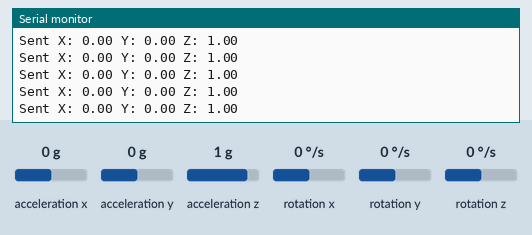
This sketch was run on a simulated ESP32. Parts: the last lines printed to the serial monitor. Inputs (shaded band) come from the test bench; at power-on: acceleration x 0 g, acceleration y 0 g, acceleration z 1 g, rotation x 0 °/s, rotation y 0 °/s, rotation z 0 °/s.

Above: at 1.2 s.
1.3 s: acceleration x set to -1.4 g
At 1.57 s:
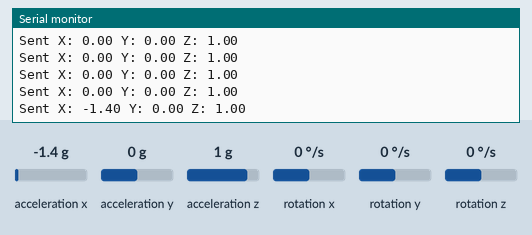
2.8 s: acceleration y set to -1.4 g
At 2.99 s:
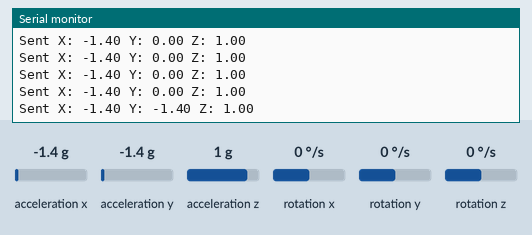
4.3 s: acceleration z set to -1.4 g
At 4.41 s:
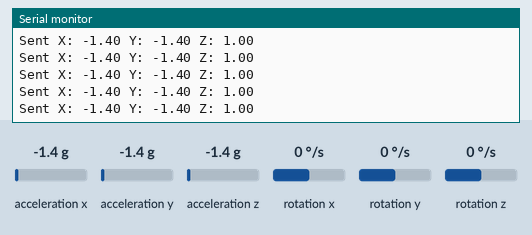

The sketch:

transmitter-arduino-ide-code.ino
```cpp
#include <Wire.h>
#include <esp_now.h>
#include <WiFi.h>
#include <MPU6050.h>
MPU6050 mpu;
// Replace with Receiver ESP32's MAC Address
uint8_t receiverMac[] = {0xF0, 0xF5, 0xBD, 0x0E, 0x8A, 0x6C};
typedef struct struct_message {
float x;
float y;
float z;
} struct_message;
struct_message dataToSend;
void setup() {
Serial.begin(115200);
Wire.begin();
mpu.initialize();
WiFi.mode(WIFI_STA);
if (esp_now_init() != ESP_OK) {
Serial.println("❌ ESP-NOW init failed");
return;
}
esp_now_peer_info_t peerInfo;
memcpy(peerInfo.peer_addr, receiverMac, 6);
peerInfo.channel = 0;
peerInfo.encrypt = false;
if (!esp_now_is_peer_exist(receiverMac)) {
esp_now_add_peer(&peerInfo);
}
Serial.println("✅ Transmitter ready");
}

void loop() {
int16_t ax, ay, az;
mpu.getAcceleration(&ax, &ay, &az);
// Normalize
dataToSend.x = ax / 16384.0;
dataToSend.y = ay / 16384.0;
dataToSend.z = az / 16384.0;
esp_now_send(receiverMac, (uint8_t *) &dataToSend, sizeof(dataToSend));
Serial.print("Sent X: "); Serial.print(dataToSend.x);
Serial.print(" Y: "); Serial.print(dataToSend.y);
Serial.print(" Z: "); Serial.println(dataToSend.z);
delay(200);
}
```

Measured:
- after the input at 1.3 s, the serial monitor: prints a new line after 0.12 s (image 1)
- after the input at 2.8 s, the serial monitor: prints a new line at once (image 2)
